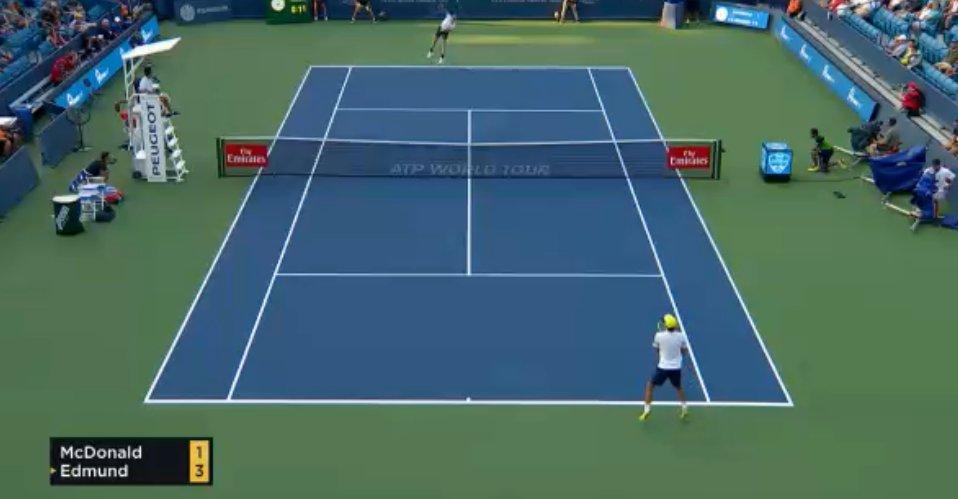
#> input picture img/courtG.jpg, 958 x 499 px; the run also reads 1 picture not shown here
$ python ExtractCourt.py
#> lines starting #> are read from the running program, lines starting #| are printed output that depends on the picture; after the words box and inside, x2 and y2 are one past the last pixel; in counts of white or black regions, pixels touching at a corner belong together
import numpy as np
import cv2 as cv
from matplotlib import pyplot as plt
import imutils

img = cv.imread("img/courtG.jpg")
#> img is the input picture: shape (499, 958, 3); mean B, G, R 102.4, 104, 71.3

greenLower = np.array([98, 111, 98])
greenUpper = np.array([120, 181, 152])

gaussBlur = cv.GaussianBlur(img, (11, 11), 0)
hsv = cv.cvtColor(gaussBlur, cv.COLOR_BGR2HSV)
#> hsv: shape (499, 958, 3); mean H, S, V 81.7, 109.8, 120.8
# construct a mask for the color "green", then perform
# a series of dilations and erosions to remove any small
# blobs left in the mask
mask1 = cv.inRange(hsv, greenLower, greenUpper)
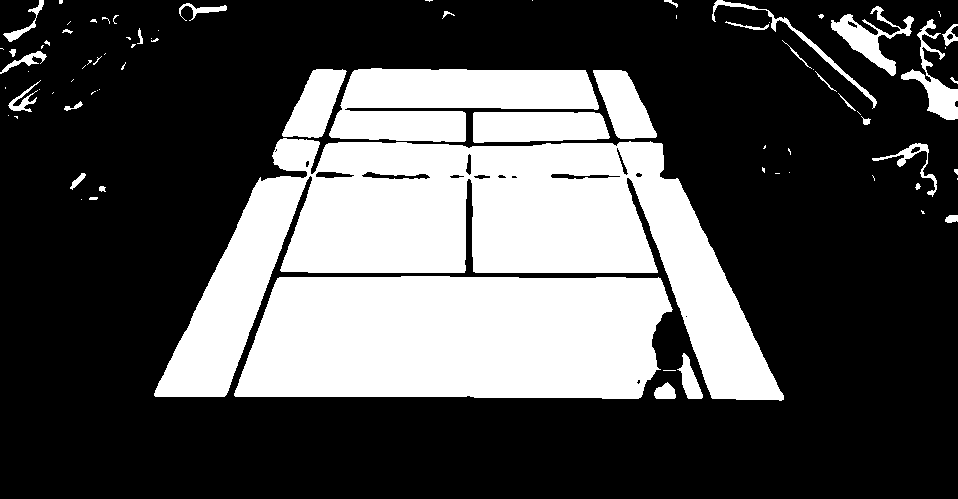
#> mask1: shape (499, 958); 31.4% white; 82 white regions (48 under 20 px), largest, box (x1, y1, x2, y2) and area: (154, 138, 784, 401) 70973, (234, 276, 673, 399) 48397, (329, 68, 599, 142) 13501
mask2 = cv.erode(mask1, None, iterations=2)
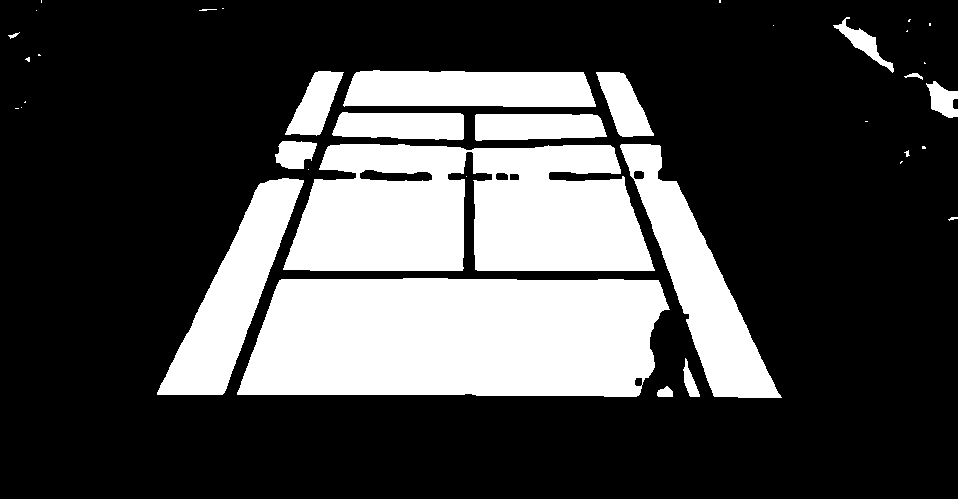
#> mask2: shape (499, 958); 27.4% white; 38 white regions (19 under 20 px), largest, box (x1, y1, x2, y2) and area: (237, 278, 670, 397) 46089, (283, 144, 655, 271) 38104, (620, 144, 782, 398) 12866
mask3 = cv.dilate(mask2, None, iterations=2)
#> mask3: shape (499, 958); 30.5% white; 32 white regions, largest, box (x1, y1, x2, y2) and area: (235, 276, 672, 399) 48385, (281, 142, 657, 273) 41705, (618, 142, 784, 400) 14630
_, mask = cv.threshold(mask3, 220, 255, cv.THRESH_BINARY_INV)

kernal = np.ones((5,5), np.uint8)

# dilation = cv.dilate(mask, kernal, iterations = 3)
erosion = cv.erode(mask, kernal, iterations=3)
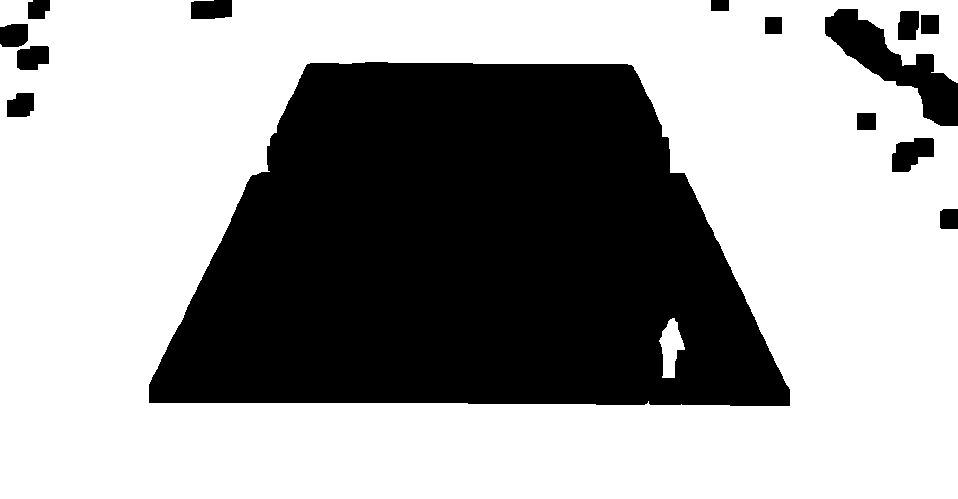
#> erosion: shape (499, 958); 63% white; 14 black regions, largest, box (x1, y1, x2, y2) and area: (149, 62, 790, 406) 165325, (825, 9, 958, 126) 5484, (892, 138, 934, 172) 994
# [14 lines of commented-out code are left out]
ret, img1 = cv.threshold(erosion, 125, 255, cv.THRESH_BINARY_INV)
#> img1: shape (499, 958); 37% white; 14 white regions


contours, hierachy = cv.findContours(img1, cv.RETR_TREE, cv.CHAIN_APPROX_SIMPLE)
#> contours = 15 contours; largest, box (x1, y1, x2, y2) and area: (149, 62, 790, 406) 165380, (825, 9, 958, 126) 5272, (658, 317, 686, 379) 970, (892, 138, 934, 172) 924, (191, 0, 232, 19) 672

threshold_blobs_area = 5500

for i in range(1, len(contours)):
    index_level = int(hierachy[0][i][1])
    if index_level <= i:
        cnt = contours[i]
        area = cv.contourArea(cnt)
        print(area)
        if area <= threshold_blobs_area:
            cv.drawContours(img1, [cnt], -1, 0, -1, 1)
#> this loop made 14 passes
#> (index_level, cnt, area) on passes 2, 8, 9, 12: (1, [[857, 113], [857, 129], [875, 129], [875, 113]], 288), (7, [[765, 17], [765, 33], [781, 33], [781, 17]], 256), (8, [[921, 15], [921, 33], [938, 33], [938, 15]], 306), (11, [[711, 0], [711, 10], [728, 10], [728, 0]], 170)
#> (index_level, area) on passes 1, 3, 4, 5, 6, 7: (0, 924.5), (2, 512.5), (3, 165380.5), (-1, 969.5), (4, 601.5), (6, 546.5)
#| 924.5
#| 288.0
#| 512.5
#| 165380.5
#| 969.5
#| 601.5
#| 546.5
#| 256.0
#> (further printed lines are left out)
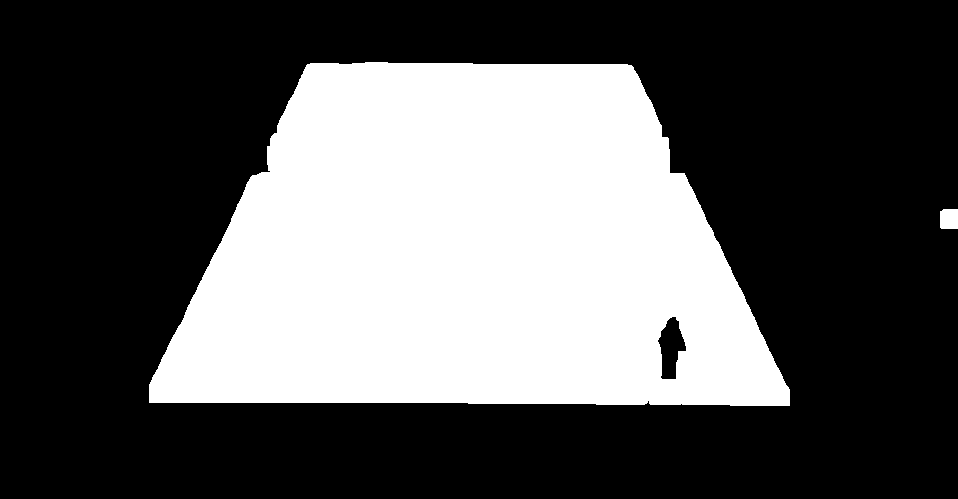
#> img1: shape (499, 958); 34.6% white; 2 white regions, box (x1, y1, x2, y2) and area: (149, 62, 790, 406) 165166, (940, 209, 958, 229) 354
cv.imshow("result", img1)
canny = cv.Canny(img1, 100, 200,)
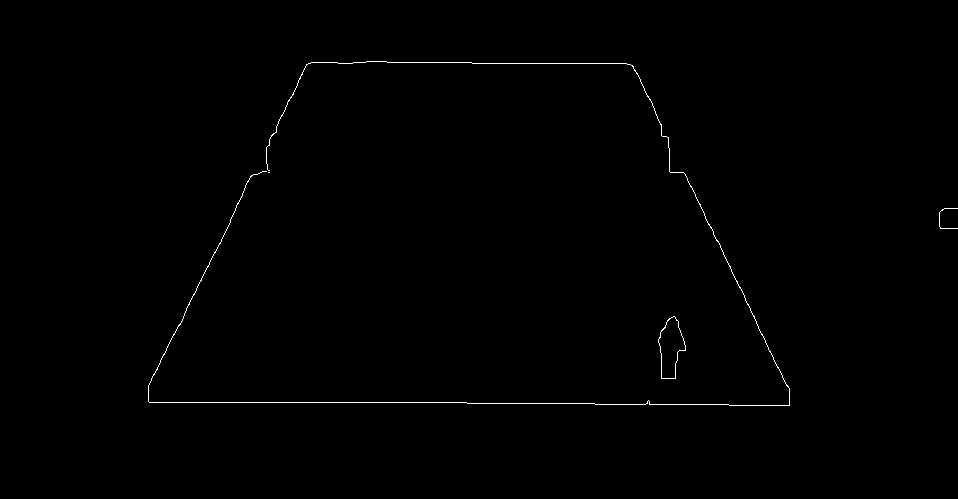
#> canny: shape (499, 958); 0.41% white in thin lines or dots, all inside (x1, y1, x2, y2) = (148, 61, 958, 406)

lines = cv.HoughLines(canny, 1, np.pi / 180, 150)
#> lines = [[402, 1.57], [63, 1.57], [303, 0.454], [-539, 2.69]]
black = cv.imread("img/black.jpg")
for line in lines:
    rho, theta = line[0]
    a = np.cos(theta)
    b = np.sin(theta)
    x0 = a * rho
    y0 = b * rho

    x1 = int(x0 + 1000 * (-b))
    y1 = int(y0 + 1000 * (a))

    x2 = int(x0 - 1000 * (-b))
    y2 = int(y0 - 1000 * (a))
    cv.line(black, (x1, y1), (x2, y2), (0, 0, 255), 2)
#> this loop made 4 passes
#> (rho, theta, a, b, x0, y0, x1, y1) on passes 1 to 4: (402, 1.57, -4.37e-08, 1, -1.76e-05, 402, -1000, 401), (63, 1.57, -4.37e-08, 1, -2.75e-06, 63, -1000, 62), (303, 0.454, 0.899, 0.438, 272.3, 132.8, -166, 1031), (-539, 2.69, -0.899, 0.438, 484.4, -236.3, 46, -1135)
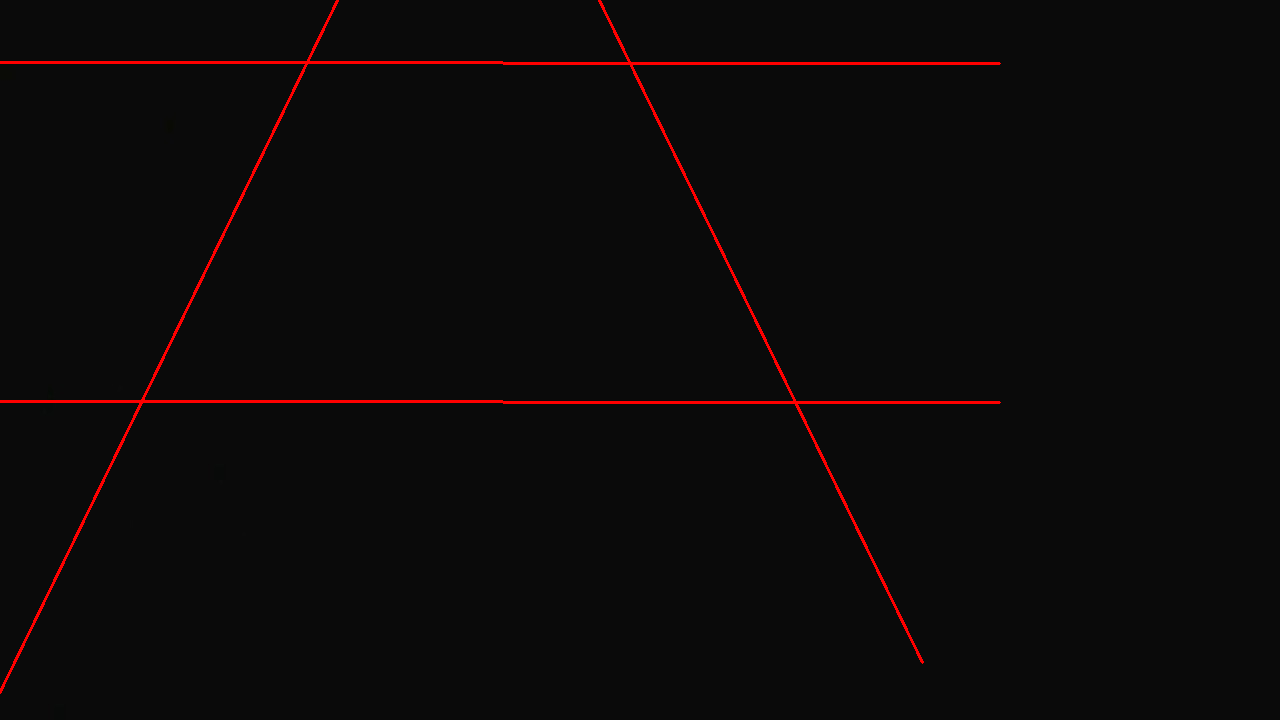
#> black: shape (720, 1280, 3); mean B, G, R 9.9, 9.9, 12.7

dilation = cv.dilate(black, kernal, iterations = 3)
erosion = cv.erode(black, kernal, iterations=3)
#> erosion: shape (720, 1280, 3)
opening = cv.morphologyEx(black, cv.MORPH_OPEN, kernal)
closing = cv.morphologyEx(black, cv.MORPH_CLOSE, kernal)
mg = cv.morphologyEx(black, cv.MORPH_GRADIENT, kernal)
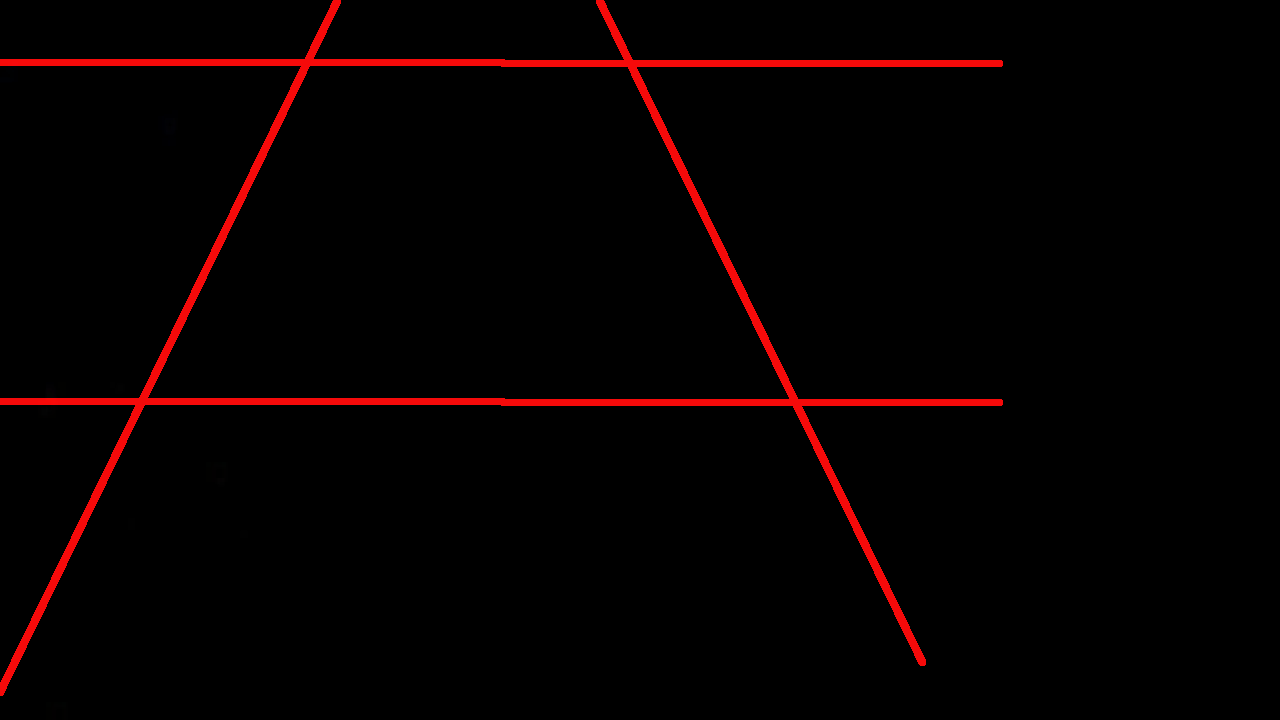
#> mg: shape (720, 1280, 3); mean B, G, R 0.3, 0.3, 7
th = cv.morphologyEx(black, cv.MORPH_TOPHAT, kernal)

titles = ['image', 'mask', 'dilation', 'erosion', 'opening', 'closing', 'mg', 'th']
images = [img, mask, dilation, erosion, opening, closing, mg , th]


for i in range(8):
    plt.subplot(2, 4, i+1), plt.imshow(images[i], 'Accent')
    plt.title(titles[i])
    plt.xticks([]), plt.yticks([])

plt.show()
#> figure, not shown here; B, G, R data is drawn as R, G, B
cv.imshow("img", black)
cv.imshow("th2", canny)
plt.show()
cv.waitKey(0)
cv.destroyAllWindows()
# cv.imshow("feed", mask)
# cv.waitKey(0)
# cv.destroyAllWindows()
